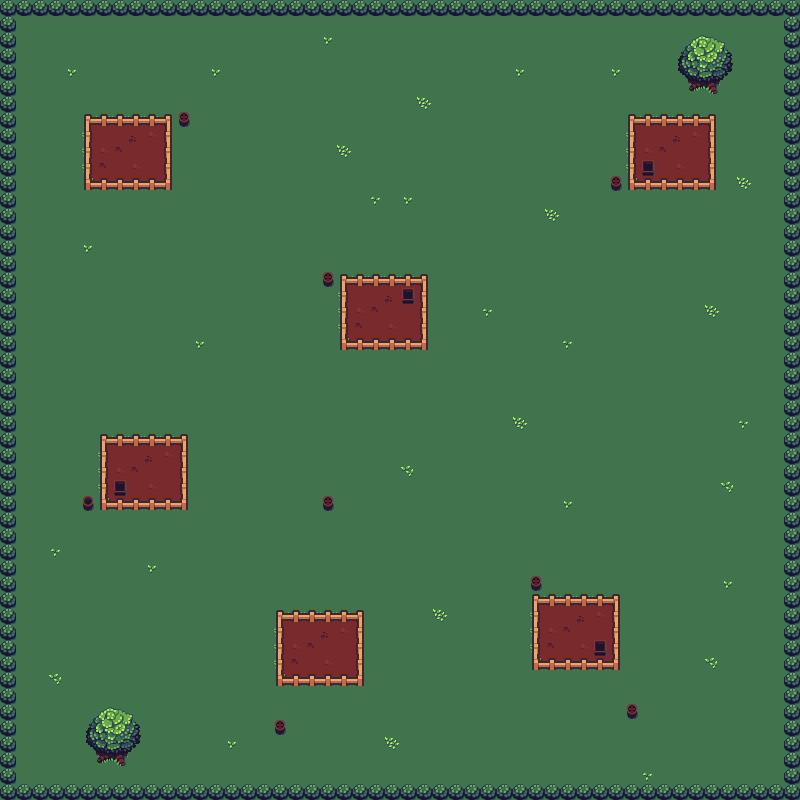

Tiled map render using the project's own tile images. Description and the map definition, with tile-layer contents summarised, below:
An orthogonal 50x50 tile map with 16x16 px tiles, 2 tile layers (Tile Layer 1, Bush), 2 tilesets and 183 objects.

<map version="1.9" tiledversion="1.9.2" orientation="orthogonal" renderorder="right-down" width="50" height="50" tilewidth="16" tileheight="16" infinite="0" nextlayerid="5" nextobjectid="271">
 <tileset firstgid="1" source="sheet.tsx" />
 <tileset firstgid="289" source="tilemap.tsx" />
 <layer id="1" name="Tile Layer 1" width="50" height="50">
  <data>[2500 cells, 2500 non-empty, 19 distinct tile ids]</data>
 </layer>
 <layer id="3" name="Bush" width="50" height="50">
  <data>[2500 cells, 344 non-empty, 25 distinct tile ids]</data>
 </layer>
 <objectgroup id="4" name="Coll">
  <object id="2" x="-0.5" y="0" width="17" height="286" />
  <object id="6" x="1.33333" y="288" width="14.6667" height="506.667" />
  <object id="7" x="16" y="782.667" width="788" height="17.3333" />
  <object id="8" x="784" y="-2" width="18" height="790" />
  <object id="9" x="1.33333" y="1.33333" width="802.667" height="13.3333" />
  <object id="20" x="82.5" y="495.25" width="10.5" height="15" />
  <object id="21" x="275.091" y="720" width="10.7273" height="15.2727" />
  <object id="22" x="178.727" y="111.818" width="11.4545" height="15.6364" />
  <object id="23" x="322.545" y="271.636" width="12" height="15.6364" />
  <object id="24" x="322.909" y="496" width="11.2727" height="14.7273" />
  <object id="25" x="530.727" y="575.818" width="11.4545" height="15.4545" />
  <object id="26" x="626.727" y="703.818" width="11.4545" height="15.6364" />
  <object id="27" x="610" y="175.818" width="12.3636" height="15.6364" />
  <object id="28" x="690" y="89.25">
   <point />
  </object>
  <object id="29" x="694" y="86.75">
   <point />
  </object>
  <object id="30" x="696.75" y="88.75">
   <point />
  </object>
  <object id="31" x="692.75" y="89.5">
   <point />
  </object>
  <object id="32" x="693.25" y="90.25">
   <point />
  </object>
  <object id="33" x="697.5" y="89.25">
   <point />
  </object>
  <object id="34" x="700.5" y="87.5">
   <point />
  </object>
  <object id="35" x="702.25" y="87">
   <point />
  </object>
  <object id="36" x="704.25" y="87">
   <point />
  </object>
  <object id="37" x="706" y="88">
   <point />
  </object>
  <object id="38" x="708.25" y="88.5">
   <point />
  </object>
  <object id="39" x="709.25" y="89.5">
   <point />
  </object>
  <object id="40" x="709.5" y="90.5">
   <point />
  </object>
  <object id="41" x="710.75" y="91.25">
   <point />
  </object>
  <object id="42" x="712.75" y="92.25">
   <point />
  </object>
  <object id="43" x="715" y="92.5">
   <point />
  </object>
  <object id="44" x="715.5" y="92">
   <point />
  </object>
  <object id="45" x="713.5" y="81.25">
   <point />
  </object>
  <object id="46" x="714.75" y="79.5">
   <point />
  </object>
  <object id="47" x="716.75" y="81.5">
   <point />
  </object>
  <object id="48" x="713.25" y="84">
   <point />
  </object>
  <object id="49" x="713.75" y="83.25">
   <point />
  </object>
  <object id="50" x="717.75" y="84">
   <point />
  </object>
  <object id="51" x="718" y="80">
   <point />
  </object>
  <object id="52" x="721.25" y="76">
   <point />
  </object>
  <object id="53" x="722.25" y="76.25">
   <point />
  </object>
  <object id="54" x="721.75" y="78">
   <point />
  </object>
  <object id="55" x="726" y="73.75">
   <point />
  </object>
  <object id="56" x="727.25" y="72">
   <point />
  </object>
  <object id="57" x="728.25" y="70.25">
   <point />
  </object>
  <object id="58" x="729.25" y="67.25">
   <point />
  </object>
  <object id="59" x="727.75" y="51.5">
   <point />
  </object>
  <object id="60" x="729.75" y="57.25">
   <point />
  </object>
  <object id="61" x="730.5" y="58.5">
   <point />
  </object>
  <object id="62" x="727.75" y="54.5">
   <point />
  </object>
  <object id="63" x="720.75" y="48.75">
   <point />
  </object>
  <object id="64" x="718.5" y="45.25">
   <point />
  </object>
  <object id="65" x="722.25" y="46.5">
   <point />
  </object>
  <object id="66" x="722.25" y="44">
   <point />
  </object>
  <object id="67" x="716.25" y="40">
   <point />
  </object>
  <object id="68" x="712.75" y="38.75">
   <point />
  </object>
  <object id="69" x="710.5" y="38.75">
   <point />
  </object>
  <object id="70" x="707.5" y="39.5">
   <point />
  </object>
  <object id="71" x="706.25" y="38.5">
   <point />
  </object>
  <object id="72" x="702.75" y="37">
   <point />
  </object>
  <object id="73" x="699.5" y="36.25">
   <point />
  </object>
  <object id="74" x="697" y="37.25">
   <point />
  </object>
  <object id="75" x="695.5" y="39">
   <point />
  </object>
  <object id="76" x="694.5" y="41.5">
   <point />
  </object>
  <object id="77" x="693.5" y="44.25">
   <point />
  </object>
  <object id="78" x="691.75" y="45.75">
   <point />
  </object>
  <object id="79" x="690" y="47.25">
   <point />
  </object>
  <object id="80" x="688.25" y="50.5">
   <point />
  </object>
  <object id="81" x="686.75" y="52.75">
   <point />
  </object>
  <object id="82" x="684.75" y="55.5">
   <point />
  </object>
  <object id="83" x="684" y="57.75">
   <point />
  </object>
  <object id="84" x="681.75" y="61.5">
   <point />
  </object>
  <object id="85" x="681" y="63">
   <point />
  </object>
  <object id="86" x="680.25" y="65.5">
   <point />
  </object>
  <object id="87" x="679" y="66">
   <point />
  </object>
  <object id="88" x="679.75" y="69.25">
   <point />
  </object>
  <object id="89" x="680.25" y="72.75">
   <point />
  </object>
  <object id="90" x="681.25" y="73.25">
   <point />
  </object>
  <object id="91" x="683.25" y="74.25">
   <point />
  </object>
  <object id="92" x="685.5" y="76.75">
   <point />
  </object>
  <object id="93" x="686.75" y="78.5">
   <point />
  </object>
  <object id="94" x="688.25" y="80.75">
   <point />
  </object>
  <object id="95" x="688.75" y="83">
   <point />
  </object>
  <object id="96" x="688.75" y="85.25">
   <point />
  </object>
  <object id="97" x="689.75" y="87.25">
   <point />
  </object>
  <object id="98" x="691.5" y="88.25">
   <point />
  </object>
  <object id="99" x="692.75" y="89.5">
   <point />
  </object>
  <object id="100" x="728.25" y="62.25">
   <point />
  </object>
  <object id="174" x="97.5" y="766.25">
   <point />
  </object>
  <object id="175" x="101.5" y="763.75">
   <point />
  </object>
  <object id="176" x="104.25" y="765.75">
   <point />
  </object>
  <object id="177" x="100.25" y="766.5">
   <point />
  </object>
  <object id="178" x="100.75" y="767.25">
   <point />
  </object>
  <object id="179" x="105" y="766.25">
   <point />
  </object>
  <object id="180" x="108" y="764.5">
   <point />
  </object>
  <object id="181" x="109.75" y="764">
   <point />
  </object>
  <object id="182" x="111.75" y="764">
   <point />
  </object>
  <object id="183" x="113.5" y="765">
   <point />
  </object>
  <object id="184" x="115.75" y="765.5">
   <point />
  </object>
  <object id="185" x="116.75" y="766.5">
   <point />
  </object>
  <object id="186" x="117" y="767.5">
   <point />
  </object>
  <object id="187" x="118.25" y="768.25">
   <point />
  </object>
  <object id="188" x="120.25" y="769.25">
   <point />
  </object>
  <object id="189" x="122.5" y="769.5">
   <point />
  </object>
  <object id="190" x="123" y="769">
   <point />
  </object>
  <object id="191" x="121" y="758.25">
   <point />
  </object>
  <object id="192" x="122.25" y="756.5">
   <point />
  </object>
  <object id="193" x="124.25" y="758.5">
   <point />
  </object>
  <object id="194" x="120.75" y="761">
   <point />
  </object>
  <object id="195" x="121.25" y="760.25">
   <point />
  </object>
  <object id="196" x="125.25" y="761">
   <point />
  </object>
  <object id="197" x="125.5" y="757">
   <point />
  </object>
  <object id="198" x="128.75" y="753">
   <point />
  </object>
  <object id="199" x="129.75" y="753.25">
   <point />
  </object>
  <object id="200" x="129.25" y="755">
   <point />
  </object>
  </objectgroup>
</map>
<!-- 70 of 183 objects omitted -->
